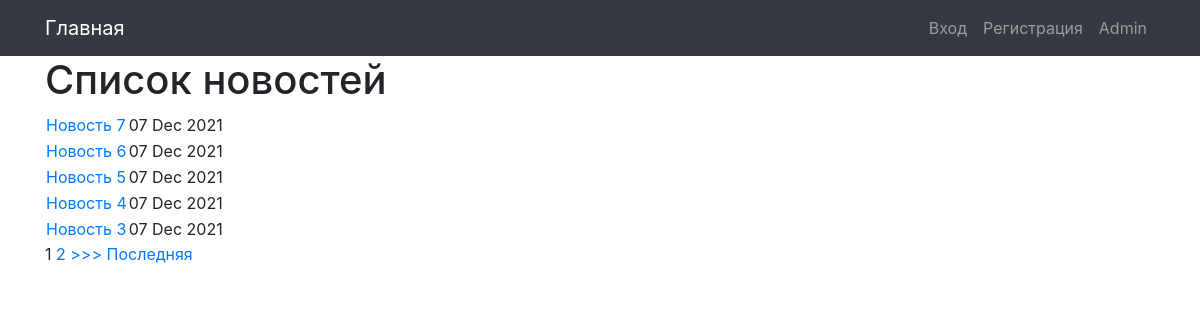
Page /news/ on the committed database.
### ads/models.py (models this page shows, shortened)
class News(models.Model):
    title = models.CharField(max_length=128)
    text = RichTextUploadingField(blank=True, null=True)
    date = models.DateTimeField(auto_now_add=True)
    class Meta:
        verbose_name = 'Новость'
        verbose_name_plural = 'Новости'

### ads/views.py (the view)
# urls.py: path('news/', views.NewsList.as_view(), name='news_list'),
class NewsList(ListView):
    model = News
    template_name = 'news-list.html'
    context_object_name = 'news_list'
    queryset = News.objects.all()
    paginate_by = 5
    ordering = ['-date']

### templates/news-list.html (shortened to what this page needs)
{% extends 'default.html' %}
{% block title %}
Список новостей
{% endblock title %}
{% block content %}
{% if news_list %}
    <table>
        {% for news in news_list %}
            <tr>
                <td>
                    <a href="{% url 'news' news.id %}">{{news.title}}</a>
                </td>
                <td>
                    {{news.date|date:'d M Y'}}
                </td>
            </tr>
        {% endfor %}
    </table>
{% endif %}
{% if is_paginated %}
    {% for num in page_obj.paginator.page_range %}
        {% if page_obj.number == num %}
            <a>{{ num }}</a>
        {% elif num > page_obj.number|add:'-3' and num < page_obj.number|add:'3' %}
            <a href="?page={{ num }}">{{ num }}</a>
        {% endif %}
    {% endfor %}
    {% if page_obj.has_next %}
        <a href="?page={{ page_obj.next_page_number }}">>>></a>
        <a href="?page={{ page_obj.paginator.num_pages }}">Последняя</a>
    {% endif %}
{% endif %}
{% endblock content %}

### rows in the picture
News: title "Новость 7", date "07 Dec 2021"
News: title "Новость 6", date "07 Dec 2021"
News: title "Новость 5", date "07 Dec 2021"
News: title "Новость 4", date "07 Dec 2021"
News: title "Новость 3", date "07 Dec 2021"

### other values in the picture
{{ num }} "1"
{{ num }} "2"
